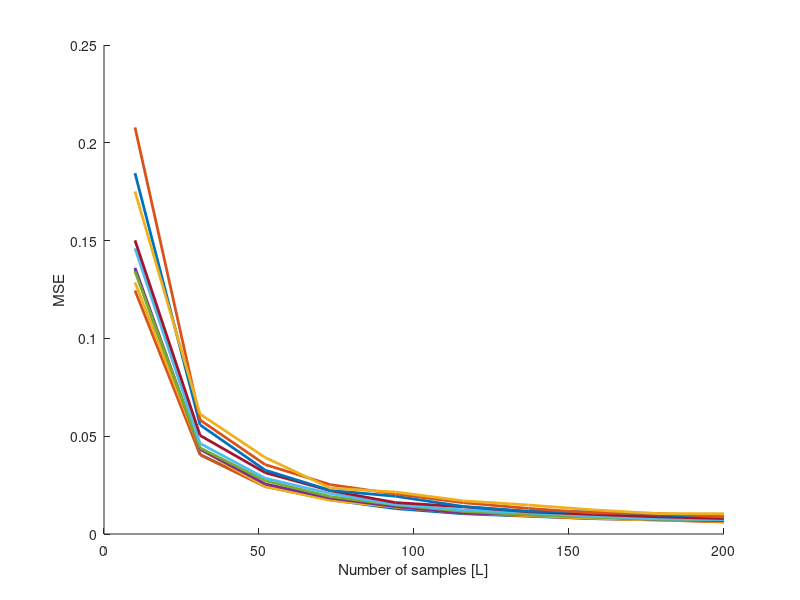
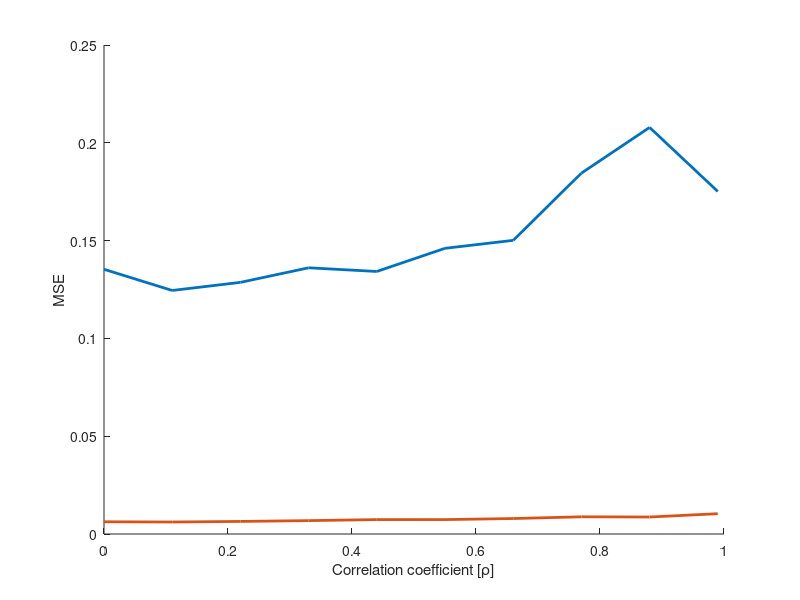

MATLAB code for these plots, in order: (Note: this script raises an error after producing the figures.)
% ADSP - HW1
% Ugur Ozcan

clear all
clc

%% 1.1 Noise Generation

N = 4;
L = round(linspace(10,200,10));
rho = linspace(0,0.99,10);

% rhoyu düzelt
for i = 1 : length(rho)
    for j = 1 : length(L)
        for mc = 1 : 500
            Cw = toeplitz([1, rho(i)*ones(1,N-1)]);
            w = sqrtm(Cw) * randn(N, L(j));
            Cw_est = (w * w') / L(j);
            errC = (Cw - Cw_est).^2;
            mse(i,j,mc) = mean(errC(:));
        end
    end
end

figure; hold on
plot(L, mean(mse,3).', 'LineWidth', 2)
xlabel('Number of samples [L]');
ylabel('MSE');


figure; hold on
plot(rho, mean(mse(:,[1, 10],:),3), 'LineWidth', 2)
xlabel('Correlation coefficient [\rho]');
ylabel('MSE');

%% 
clear


N = 5;
SNRdb = -10:2:30;
%Q = linspace(1, 50, N);
Q = 10;
alpha = linspace(0, .99, N);
beta = 0.9;
M = 4;

bits = randi(2,1,1e3)-1;
training_bits = bits(1:Q);

SNR = db2pow(SNRdb);

Cw = toeplitz([1, 0*ones(1,M-1)]);
W= sqrtm(Cw) * randn(M, Q);

for i=1:M
    for j=1:M
        for n=1:N
            H(i,j) = alpha(n)^(abs(i-j))*beta;
        end
    end
end
%%

Q = linspace(1, 50, N);

for q = Q
    for it = 100
        X = randi(2,M,Q)-1;
        h = H(:);
        w = reshape(W',[numel(W) 1]);
        X_bp = kron(eye(4),X');
        
        y = X_bp*h + w;
        
        h_hat_mle = (X_bp'*(Cw\X_bp))\(X_bp'*(Cw\y));
        err_mle(Q,it) = mean((h_hat_mle - h).^2);
    end
end

err = mean(err_mle);
